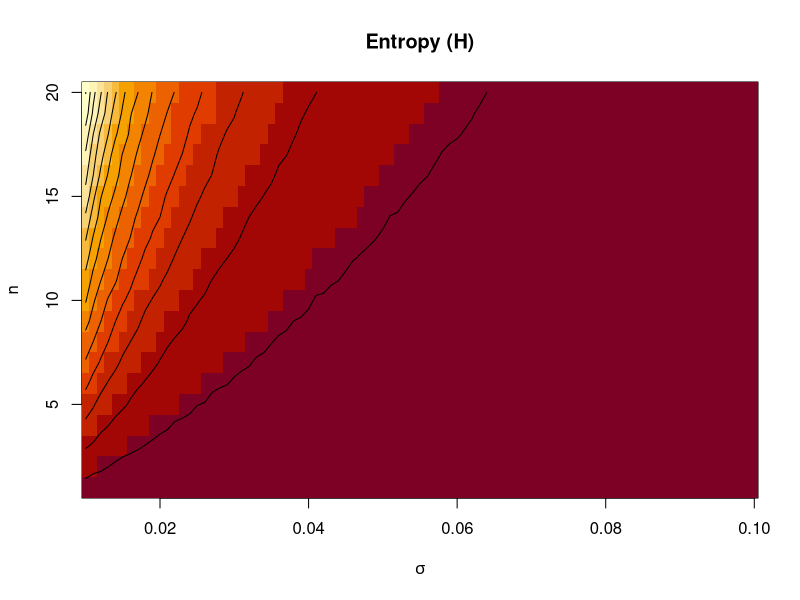

This figure's R source:

# entropy function
H <- function(x,sigma) {-sum(dnorm(x,0,sigma)*log2(dnorm(x,0,sigma)))}

nit <- 200
sigma_seq <- seq(0.01,0.1,0.001)
nyr_seq <- 1:20

res <- array(dim=c(length(sigma_seq),length(nyr_seq),nit))

for(s in 1:length(sigma_seq))
  for(y in 1:length(nyr_seq))
    for(i in 1:nit)
      res[s,y,i] <- H(rnorm(y,0,sigma_seq[s]),sigma_seq[s])
      
rmat <- apply(res,1:2,mean)

image(x=sigma_seq,y=nyr_seq,z=rmat,main='Entropy (H)',ylab='n',xlab=expression(sigma),cex=2)
contour(x=sigma_seq,y=nyr_seq,z=rmat,add=T,drawlabels=F,nlevels=20)

savePlot('../res/entropy.pdf',type='pdf')


